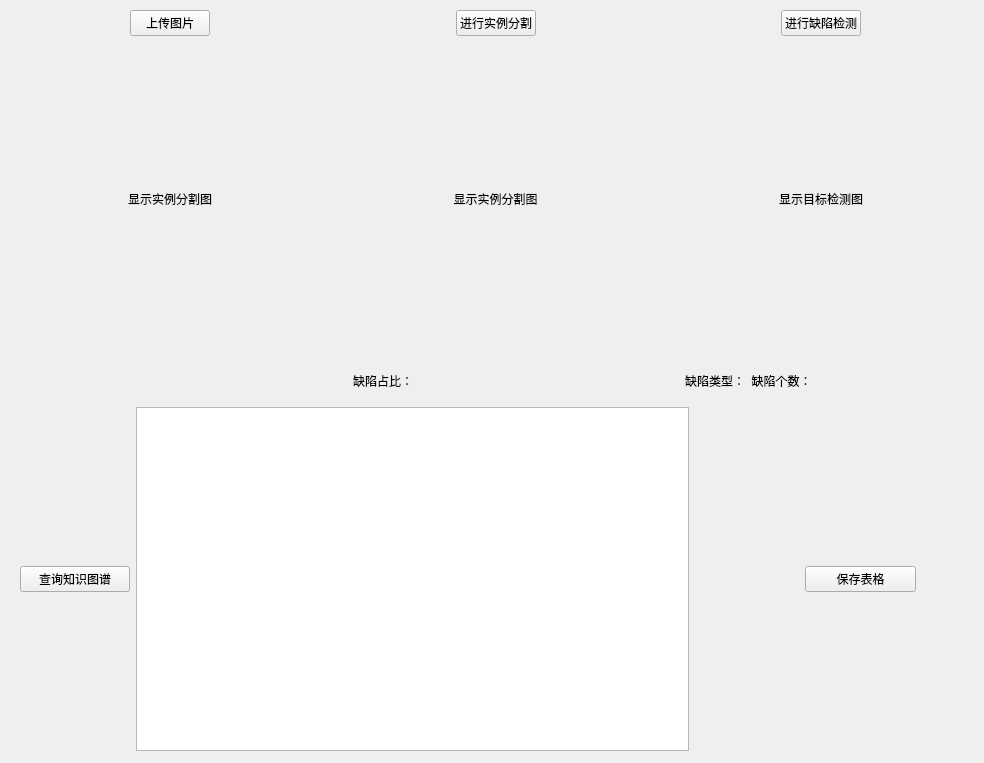
<?xml version="1.0" encoding="UTF-8"?>
<ui version="4.0">
 <class>Form</class>
 <widget class="QWidget" name="Form">
  <property name="geometry">
   <rect>
    <x>0</x>
    <y>0</y>
    <width>984</width>
    <height>763</height>
   </rect>
  </property>
  <property name="windowTitle">
   <string>Form</string>
  </property>
  <widget class="QWidget" name="verticalLayoutWidget">
   <property name="geometry">
    <rect>
     <x>20</x>
     <y>10</y>
     <width>951</width>
     <height>741</height>
    </rect>
   </property>
   <layout class="QVBoxLayout" name="verticalLayout" stretch="6,0,6">
    <item>
     <layout class="QHBoxLayout" name="horizontalLayout">
      <item>
       <layout class="QVBoxLayout" name="verticalLayout_2" stretch="1,5">
        <item>
         <layout class="QHBoxLayout" name="horizontalLayout_3">
          <item>
           <spacer name="horizontalSpacer_2">
            <property name="orientation">
             <enum>Qt::Horizontal</enum>
            </property>
            <property name="sizeHint" stdset="0">
             <size>
              <width>40</width>
              <height>20</height>
             </size>
            </property>
           </spacer>
          </item>
          <item>
           <widget class="QPushButton" name="upload_picture_button">
            <property name="text">
             <string>上传图片</string>
            </property>
           </widget>
          </item>
          <item>
           <spacer name="horizontalSpacer_3">
            <property name="orientation">
             <enum>Qt::Horizontal</enum>
            </property>
            <property name="sizeHint" stdset="0">
             <size>
              <width>40</width>
              <height>20</height>
             </size>
            </property>
           </spacer>
          </item>
         </layout>
        </item>
        <item>
         <widget class="QLabel" name="label_original_pic">
          <property name="text">
           <string>显示实例分割图</string>
          </property>
          <property name="alignment">
           <set>Qt::AlignCenter</set>
          </property>
         </widget>
        </item>
       </layout>
      </item>
      <item>
       <spacer name="verticalSpacer_4">
        <property name="orientation">
         <enum>Qt::Vertical</enum>
        </property>
        <property name="sizeHint" stdset="0">
         <size>
          <width>20</width>
          <height>40</height>
         </size>
        </property>
       </spacer>
      </item>
      <item>
       <layout class="QVBoxLayout" name="verticalLayout_4" stretch="1,5">
        <item>
         <layout class="QHBoxLayout" name="horizontalLayout_4">
          <item>
           <spacer name="horizontalSpacer_4">
            <property name="orientation">
             <enum>Qt::Horizontal</enum>
            </property>
            <property name="sizeHint" stdset="0">
             <size>
              <width>40</width>
              <height>20</height>
             </size>
            </property>
           </spacer>
          </item>
          <item>
           <widget class="QPushButton" name="instance_button">
            <property name="text">
             <string>进行实例分割</string>
            </property>
           </widget>
          </item>
          <item>
           <spacer name="horizontalSpacer_5">
            <property name="orientation">
             <enum>Qt::Horizontal</enum>
            </property>
            <property name="sizeHint" stdset="0">
             <size>
              <width>40</width>
              <height>20</height>
             </size>
            </property>
           </spacer>
          </item>
         </layout>
        </item>
        <item>
         <widget class="QLabel" name="label_instance_pic">
          <property name="text">
           <string>显示实例分割图</string>
          </property>
          <property name="alignment">
           <set>Qt::AlignCenter</set>
          </property>
         </widget>
        </item>
       </layout>
      </item>
      <item>
       <spacer name="verticalSpacer_2">
        <property name="orientation">
         <enum>Qt::Vertical</enum>
        </property>
        <property name="sizeHint" stdset="0">
         <size>
          <width>20</width>
          <height>40</height>
         </size>
        </property>
       </spacer>
      </item>
      <item>
       <layout class="QVBoxLayout" name="verticalLayout_6" stretch="1,5">
        <item>
         <layout class="QHBoxLayout" name="horizontalLayout_5">
          <item>
           <spacer name="horizontalSpacer_6">
            <property name="orientation">
             <enum>Qt::Horizontal</enum>
            </property>
            <property name="sizeHint" stdset="0">
             <size>
              <width>40</width>
              <height>20</height>
             </size>
            </property>
           </spacer>
          </item>
          <item>
           <widget class="QPushButton" name="defect_detection_button">
            <property name="text">
             <string>进行缺陷检测</string>
            </property>
           </widget>
          </item>
          <item>
           <spacer name="horizontalSpacer_7">
            <property name="orientation">
             <enum>Qt::Horizontal</enum>
            </property>
            <property name="sizeHint" stdset="0">
             <size>
              <width>40</width>
              <height>20</height>
             </size>
            </property>
           </spacer>
          </item>
         </layout>
        </item>
        <item>
         <widget class="QLabel" name="label_defect_pic">
          <property name="text">
           <string>显示目标检测图</string>
          </property>
          <property name="alignment">
           <set>Qt::AlignCenter</set>
          </property>
         </widget>
        </item>
       </layout>
      </item>
     </layout>
    </item>
    <item>
     <layout class="QHBoxLayout" name="horizontalLayout_7" stretch="7,1,7,1,7">
      <item>
       <widget class="QLabel" name="label">
        <property name="text">
         <string> </string>
        </property>
       </widget>
      </item>
      <item>
       <spacer name="verticalSpacer_5">
        <property name="orientation">
         <enum>Qt::Vertical</enum>
        </property>
        <property name="sizeHint" stdset="0">
         <size>
          <width>20</width>
          <height>40</height>
         </size>
        </property>
       </spacer>
      </item>
      <item>
       <widget class="QLabel" name="label_proportion_defect">
        <property name="text">
         <string>缺陷占比：</string>
        </property>
       </widget>
      </item>
      <item>
       <spacer name="verticalSpacer">
        <property name="orientation">
         <enum>Qt::Vertical</enum>
        </property>
        <property name="sizeHint" stdset="0">
         <size>
          <width>20</width>
          <height>40</height>
         </size>
        </property>
       </spacer>
      </item>
      <item>
       <widget class="QLabel" name="label_defect_and_number">
        <property name="text">
         <string>缺陷类型：  缺陷个数：</string>
        </property>
       </widget>
      </item>
     </layout>
    </item>
    <item>
     <layout class="QHBoxLayout" name="horizontalLayout_2" stretch="2,10,1,1,2,1">
      <item>
       <widget class="QPushButton" name="query_kg_button">
        <property name="text">
         <string>查询知识图谱</string>
        </property>
       </widget>
      </item>
      <item>
       <widget class="QTableWidget" name="table_kg"/>
      </item>
      <item>
       <spacer name="horizontalSpacer">
        <property name="orientation">
         <enum>Qt::Horizontal</enum>
        </property>
        <property name="sizeHint" stdset="0">
         <size>
          <width>40</width>
          <height>20</height>
         </size>
        </property>
       </spacer>
      </item>
      <item>
       <spacer name="verticalSpacer_3">
        <property name="orientation">
         <enum>Qt::Vertical</enum>
        </property>
        <property name="sizeHint" stdset="0">
         <size>
          <width>20</width>
          <height>40</height>
         </size>
        </property>
       </spacer>
      </item>
      <item>
       <widget class="QPushButton" name="save_form_button">
        <property name="text">
         <string>保存表格</string>
        </property>
       </widget>
      </item>
      <item>
       <spacer name="horizontalSpacer_8">
        <property name="orientation">
         <enum>Qt::Horizontal</enum>
        </property>
        <property name="sizeHint" stdset="0">
         <size>
          <width>40</width>
          <height>20</height>
         </size>
        </property>
       </spacer>
      </item>
     </layout>
    </item>
   </layout>
  </widget>
 </widget>
 <resources/>
 <connections/>
</ui>
